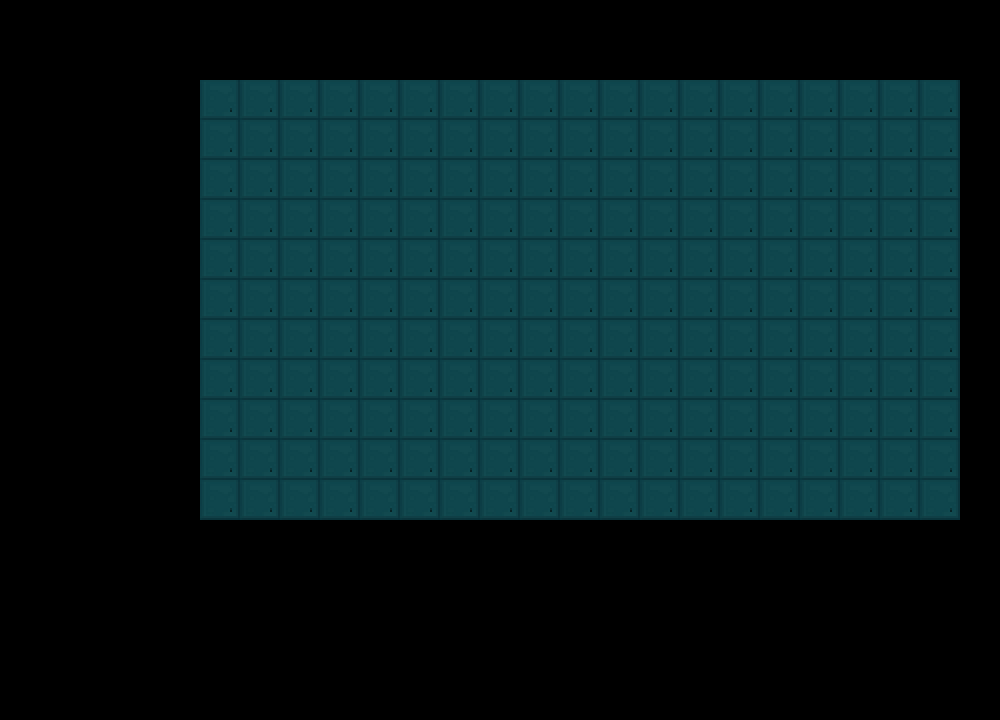

This is a level from a 2D game, rendered from its Tiled map with the project's own tilesets. A one-line summary and the map file follow, with tile-layer data summarised:
An orthogonal 25x18 tile map with 40x40 px tiles, 1 tile layer (图块层 1).

<map version="1.2" tiledversion="1.3.4" orientation="orthogonal" renderorder="right-down" width="25" height="18" tilewidth="40" tileheight="40" infinite="0" nextlayerid="2" nextobjectid="1">
 <tileset firstgid="1" name="Floor" tilewidth="40" tileheight="40" tilecount="1" columns="1">
  <image source="../maps/Floor.png" width="40" height="40" />
 </tileset>
 <layer id="1" name="图块层 1" width="25" height="18">
  <data>[450 cells, 209 non-empty, 1 distinct tile ids]</data>
 </layer>
</map>
